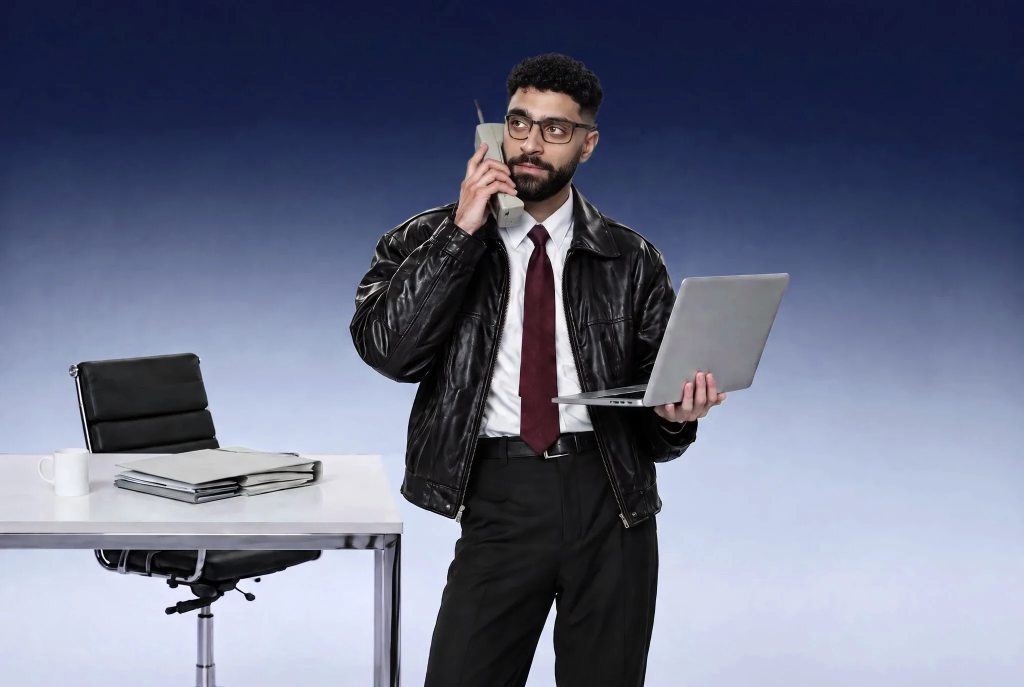
#> input picture assets/source/hero/site-originals/plate.webp, 2048 x 1374 px (shown at 1/2 size)
$ python undereye.py ../../assets/source/hero/site-originals/plate.webp ../../assets/source/hero/site-originals/cut.webp
#> lines starting #> are read from the running program, lines starting #| are printed output that depends on the picture
#> in main, img is the input picture: shape (1374, 2048, 3); mean B, G, R 129.7, 107.2, 101.5
#!/usr/bin/env python3
"""
Hero photo retouch (plate + cut-out): soften the dark circles under the eyes and
make the irises black (the owner's eyes are black; the generated photo had them brown).

Non-generative, local retouch: the face, its features and its skin texture are kept
exactly. For each under-eye area (hand-placed ellipses in the 2048x1374 hero
geometry) only the LOW-frequency colour/shading is pulled toward the cheek just
below it; the high-frequency detail (pores, lashes, lid lines) is left untouched.
Very dark pixels (lashes, the glasses frame) are protected by the mask.

    python tools/retouch/undereye.py <in.webp|png> <out.png> [--preview out_preview.png]

Run on the ORIGINAL hero files kept in assets/source/hero/site-originals/ so the
edit is never applied twice.
"""
import sys

import cv2
import numpy as np

# Hero geometry (2048x1374, same for plate.webp and cut.webp).
# (centre x, centre y, half width, half height, angle deg) of each dark circle, and the
# cheek patch (x0, y0, x1, y1) whose colour it should match.
AREAS = [
    {"ellipse": (1041, 266, 25, 11, 6), "cheek": (1030, 283, 1062, 294)},   # his right eye (left in the photo)
    {"ellipse": (1121, 278, 32, 11, 4), "cheek": (1102, 294, 1146, 305)},  # his left eye
]
# Irises: (centre x, centre y, radius). Pupil, catch-light and sclera are protected.
IRISES = [(1034.5, 246.5, 6.0), (1104, 258, 6.8)]
IRIS_L = 0.4        # lightness multiplier for the iris
IRIS_CHROMA = 0.25  # colour multiplier (brown -> neutral near-black)
STRENGTH_L = 0.95   # how far lightness moves toward the cheek (0..1)
STRENGTH_AB = 0.75   # how far the purple/brown tint moves toward the cheek
FEATHER = 5.0       # mask softness, px
LOWPASS = 6.0       # sigma separating colour/shading from texture, px


def retouch(bgr):
    lab = cv2.cvtColor(bgr, cv2.COLOR_BGR2LAB).astype(np.float32)
    low = cv2.GaussianBlur(lab, (0, 0), LOWPASS)
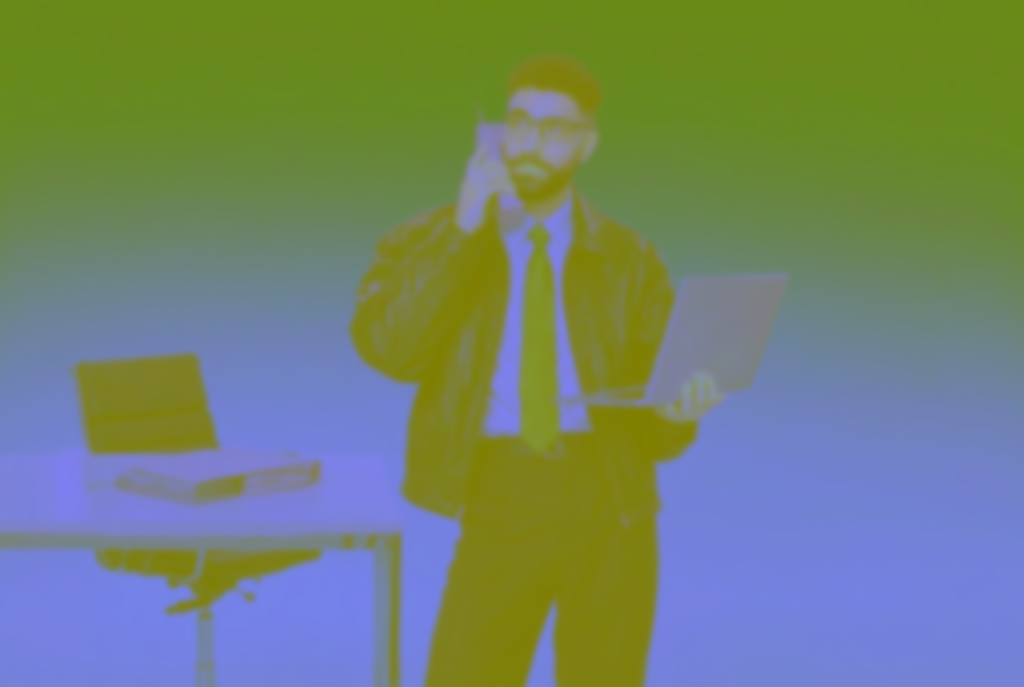
#> low: shape (1374, 2048, 3) float32 (shown at 1/2 size); mean B, G, R 111.7, 131.1, 116
    out = lab.copy()
    h, w = lab.shape[:2]
#> h = 1374; w = 2048
    for a in AREAS:
        cx, cy, rx, ry, ang = a["ellipse"]
        mask = np.zeros((h, w), np.float32)
        cv2.ellipse(mask, (cx, cy), (rx, ry), ang, 0, 360, 1.0, -1, cv2.LINE_AA)
        mask = cv2.GaussianBlur(mask, (0, 0), FEATHER)
        # Protect lashes and the glasses frame: weight falls to 0 for very dark pixels.
        L = lab[..., 0]
        protect = np.clip((L - 70.0) / 40.0, 0.0, 1.0)  # OpenCV L is 0..255
        mask *= protect
        x0, y0, x1, y1 = a["cheek"]
        target = low[y0:y1, x0:x1].reshape(-1, 3).mean(axis=0)
        delta = target[None, None, :] - low
        delta[..., 0] = np.maximum(delta[..., 0], 0.0)  # only ever lighten
        out[..., 0] += mask * STRENGTH_L * delta[..., 0]
        out[..., 1] += mask * STRENGTH_AB * delta[..., 1]
        out[..., 2] += mask * STRENGTH_AB * delta[..., 2]
#> this loop made 2 passes
#> target on passes 1 to 2: [172, 141.1, 141.7], [162.9, 140.2, 142.5]
#> pass 1, in retouch, `L = lab[..., 0]`:
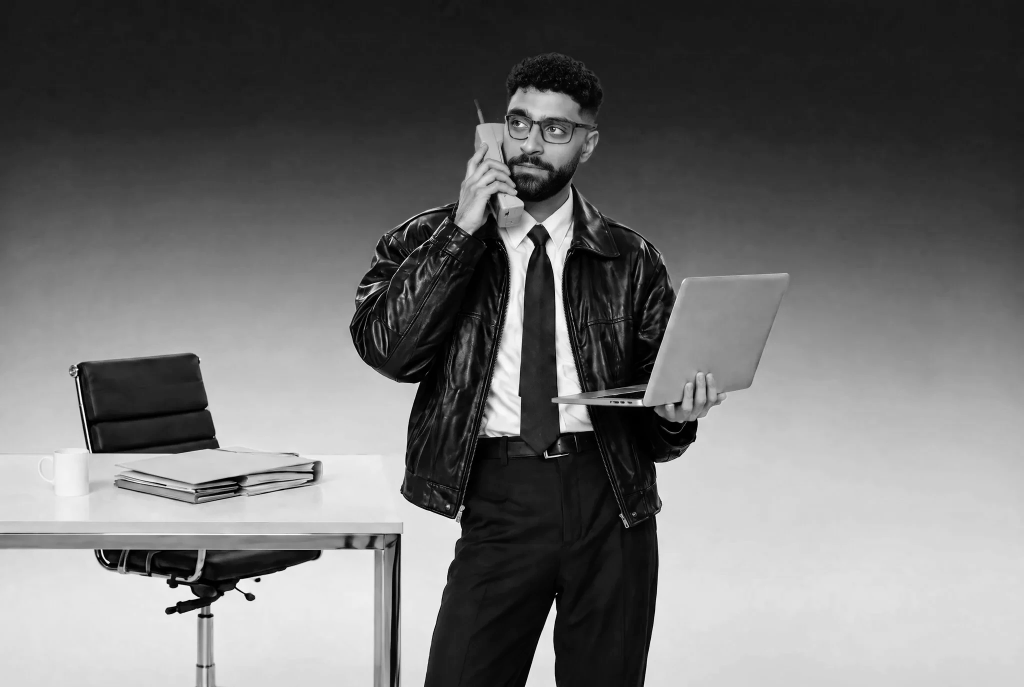
#> L: shape (1374, 2048) float32 (shown at 1/2 size); min 0, max 255, mean 111.4
#> pass 1, in retouch, `protect = np.clip((L - 70.0) / 40.0, 0.0, 1.0)`:
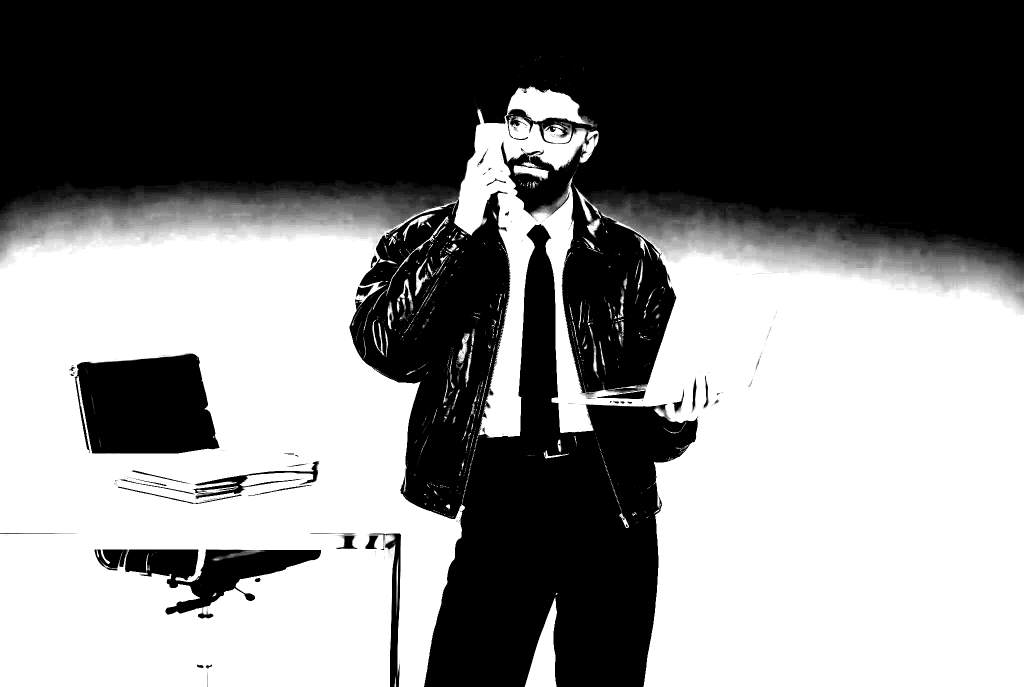
#> protect: shape (1374, 2048) float32 (shown at 1/2 size); min 0, max 1, mean 0.505
#> pass 1, in retouch, `mask *= protect`:
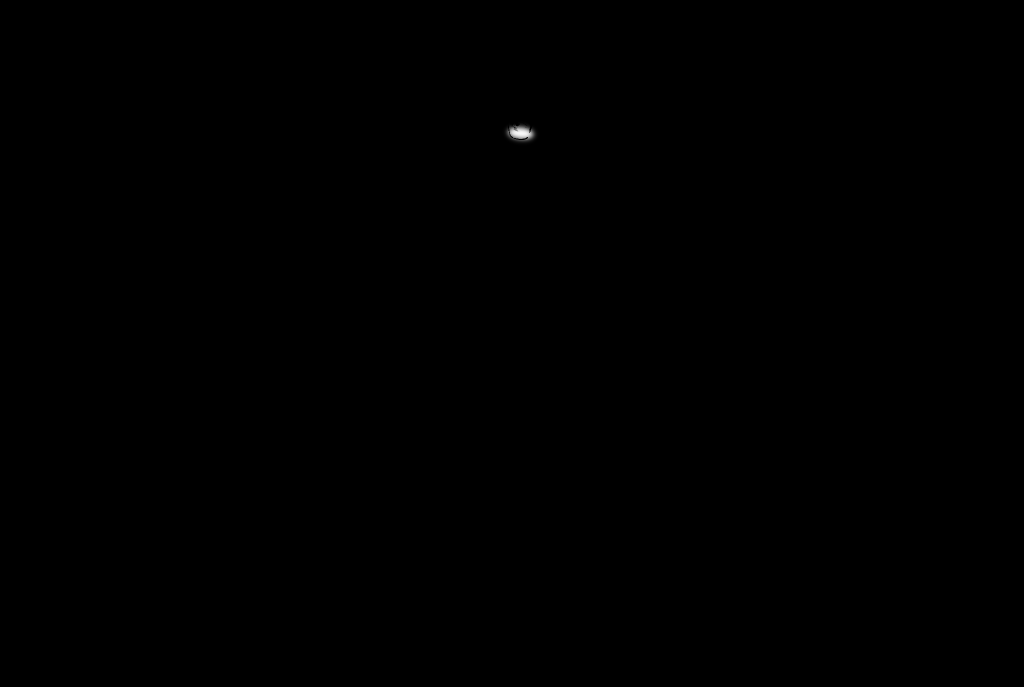
#> mask: shape (1374, 2048) float32 (shown at 1/2 size); min 0, max 0.975, mean 0.000297
#> pass 1, in retouch, `delta = target[None, None, :] - low`:
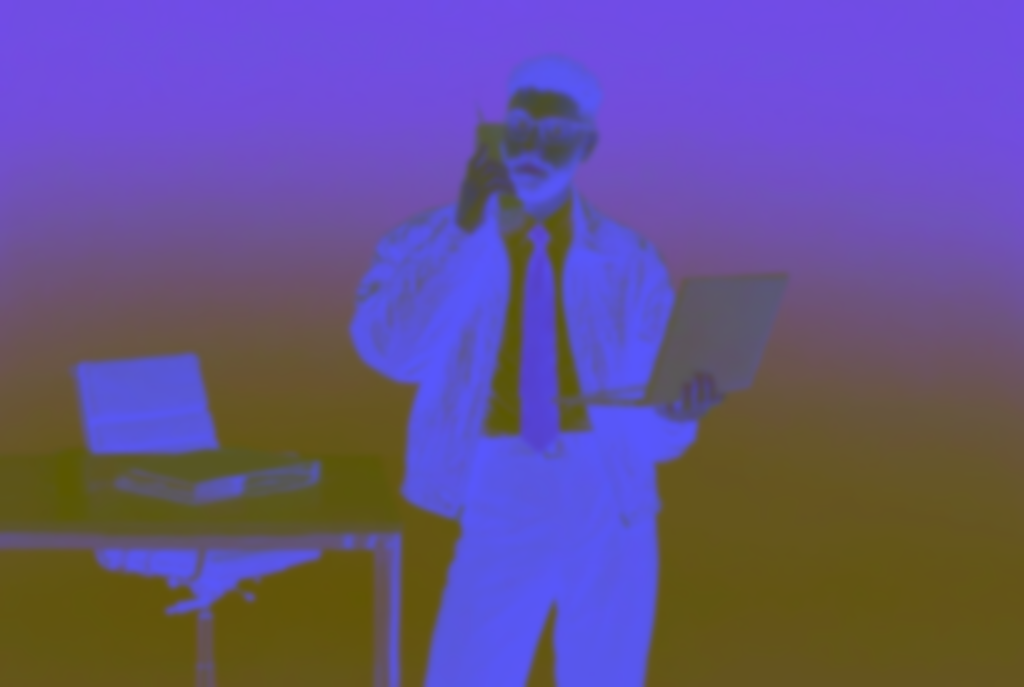
#> delta: shape (1374, 2048, 3) float32 (shown at 1/2 size); mean B, G, R 60.6, 8.9, 27.1; drawn with min black and max white
#> after the loop:
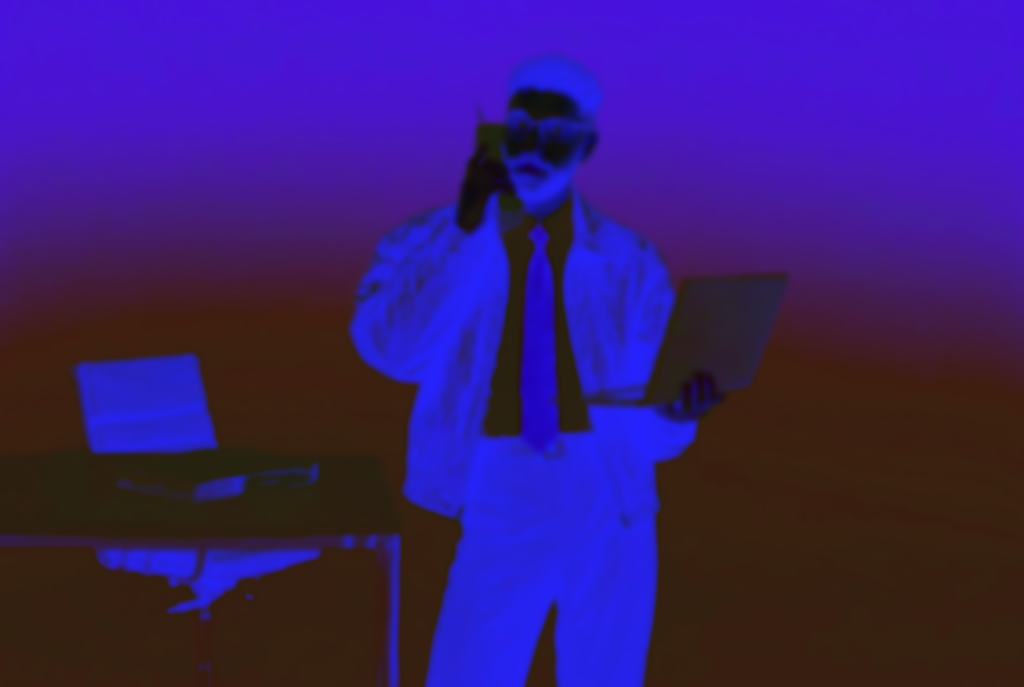
#> delta: shape (1374, 2048, 3) float32 (shown at 1/2 size); mean B, G, R 67.2, 7.9, 27.9; drawn with min black and max white
    for cx, cy, r in IRISES:
        m = np.zeros((h, w), np.float32)
        cv2.circle(m, (int(cx * 8), int(cy * 8)), int(r * 8), 1.0, -1, cv2.LINE_AA, shift=3)
        m = cv2.GaussianBlur(m, (0, 0), 0.9)
        L = lab[..., 0]
        m *= np.clip((172.0 - L) / 28.0, 0.0, 1.0)  # keep the white of the eye and the catch-light
        out[..., 0] = out[..., 0] * (1 - m) + out[..., 0] * IRIS_L * m
        out[..., 1] = 128 + (out[..., 1] - 128) * (1 - m + IRIS_CHROMA * m)
        out[..., 2] = 128 + (out[..., 2] - 128) * (1 - m + IRIS_CHROMA * m)
    out = np.clip(out, 0, 255).astype(np.uint8)
    return cv2.cvtColor(out, cv2.COLOR_LAB2BGR)


def main():
    src, dst = sys.argv[1], sys.argv[2]
    img = cv2.imread(src, cv2.IMREAD_UNCHANGED)
    if img is None:
        raise SystemExit(f"cannot read {src}")
    alpha = img[..., 3] if img.ndim == 3 and img.shape[2] == 4 else None
    bgr = img[..., :3]
    fixed = retouch(bgr)
    result = np.dstack([fixed, alpha]) if alpha is not None else fixed
    cv2.imwrite(dst, result)
    if "--preview" in sys.argv:
        x0, y0, x1, y1 = 1000, 215, 1170, 310
        before = cv2.resize(bgr[y0:y1, x0:x1], None, fx=4, fy=4, interpolation=cv2.INTER_LANCZOS4)
        after = cv2.resize(fixed[y0:y1, x0:x1], None, fx=4, fy=4, interpolation=cv2.INTER_LANCZOS4)
        cv2.imwrite(sys.argv[sys.argv.index("--preview") + 1], np.hstack([before, np.full((before.shape[0], 12, 3), 255, np.uint8), after]))
    print(f"{src} -> {dst}")


if __name__ == "__main__":
    main()
